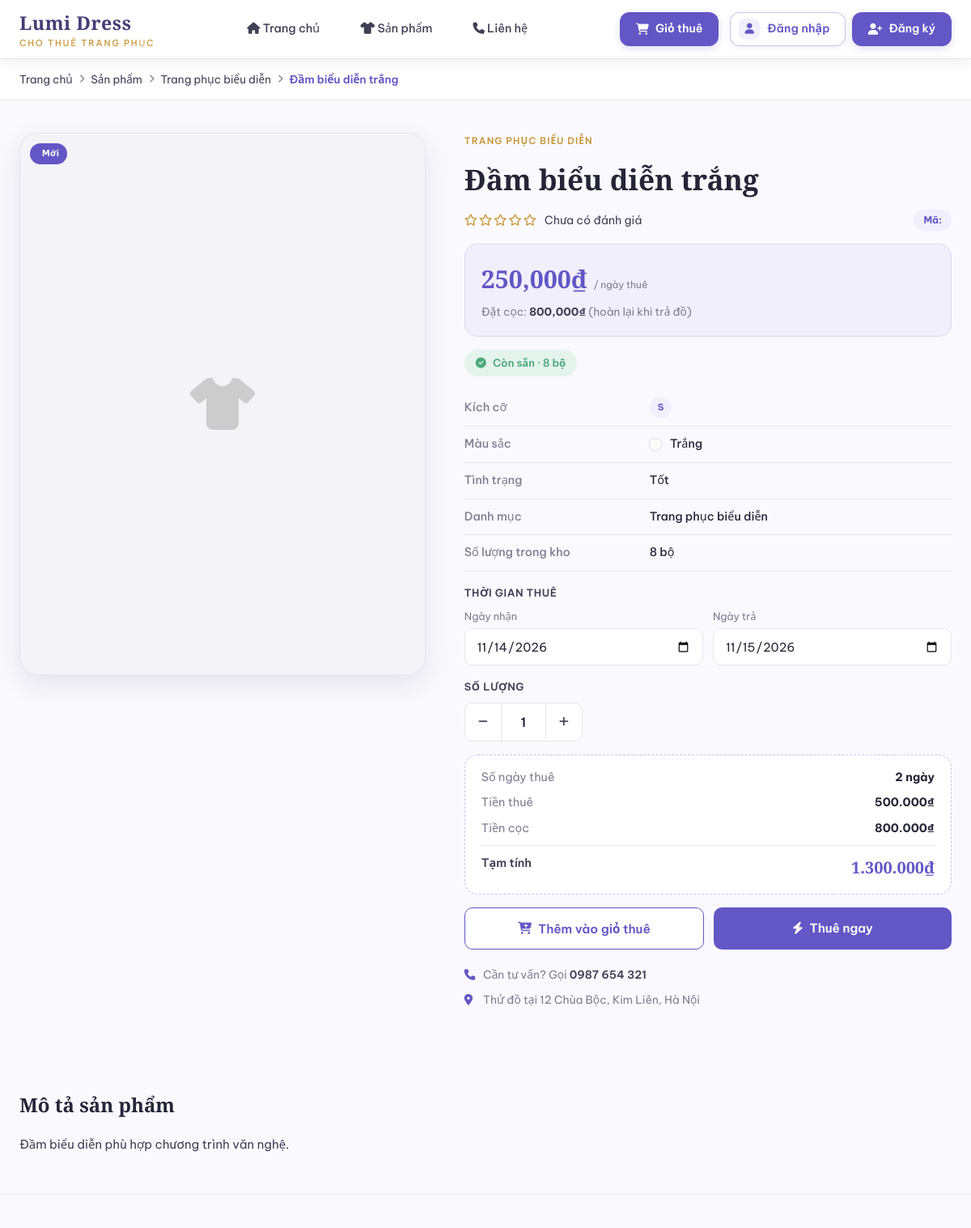
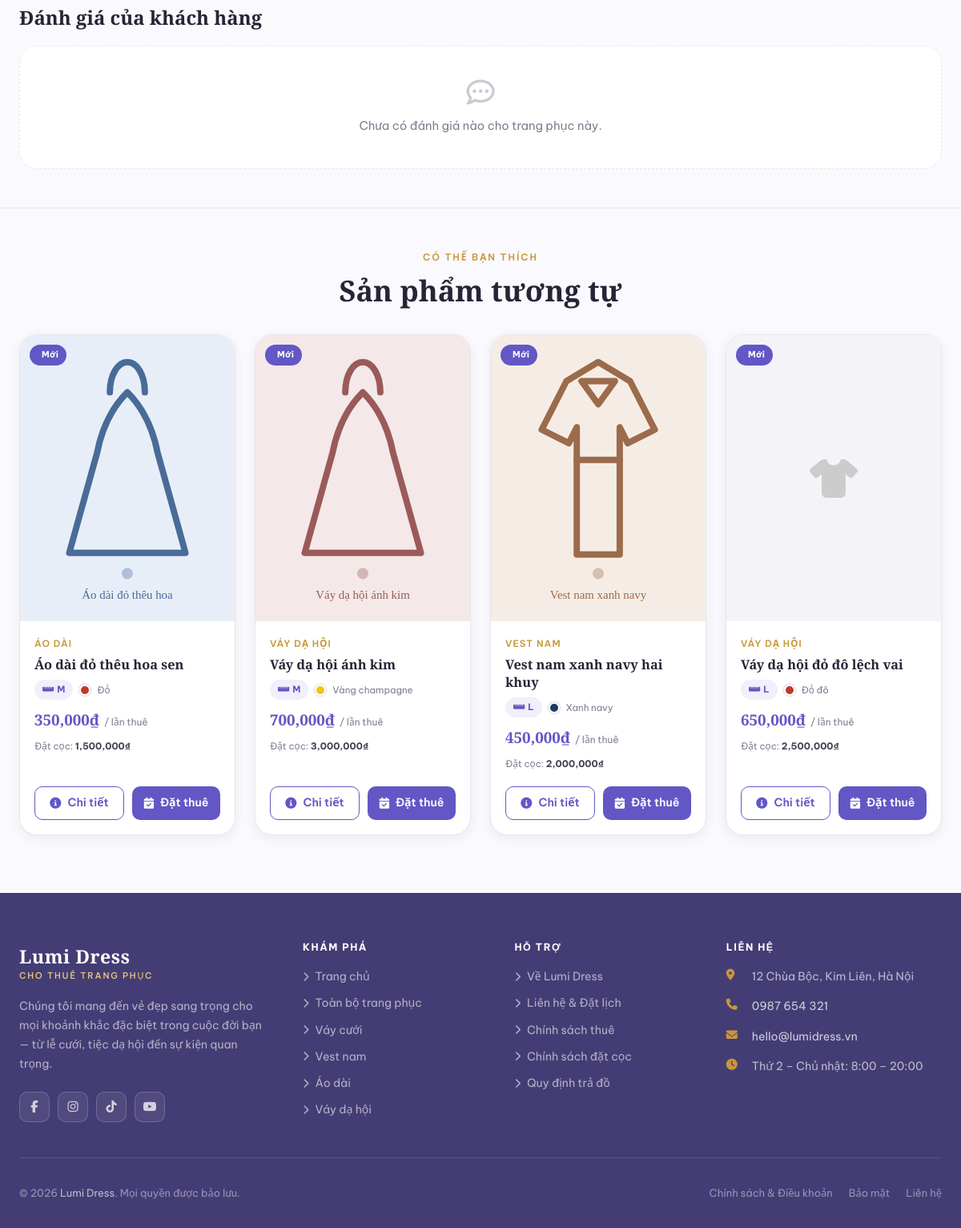
The page /client/product.php?id=11 on the database its author committed (2 pictures, top to bottom).
### tables this page shows
CREATE TABLE `costumes` (
  `id` int(11) NOT NULL,
  `name` varchar(255) NOT NULL,
  `category_id` int(11) DEFAULT NULL,
  `size` varchar(50) DEFAULT NULL,
  `color` varchar(50) DEFAULT NULL,
  `rental_price` decimal(10,2) NOT NULL DEFAULT 0.00,
  `deposit` decimal(10,2) NOT NULL DEFAULT 0.00,
  `quantity` int(11) NOT NULL DEFAULT 1,
  `status` varchar(50) NOT NULL,
  `condition_note` varchar(500) DEFAULT NULL,
  `description` varchar(500) DEFAULT NULL,
  `image` varchar(255) DEFAULT NULL,
  `created_at` datetime NOT NULL DEFAULT current_timestamp(),
  `updated_at` datetime NOT NULL DEFAULT current_timestamp()
);

CREATE TABLE `categories` (
  `id` int(11) NOT NULL,
  `name` varchar(100) NOT NULL,
  `description` varchar(500) DEFAULT NULL,
  `created_at` datetime NOT NULL DEFAULT current_timestamp(),
  `updated_at` datetime NOT NULL DEFAULT current_timestamp()
);

### config.php (called while the page is built, shortened)
<?php
function format_price($value):string{return number_format((float)$value,0,'.',',');}
?>

### client/product.php (the view, shortened to what this page needs)
<?php
require_once '../config.php';
if (!function_exists('color_to_hex')) {
  function color_to_hex(string $name): string {
    $map = ['trắng'=>'#fff9f5','trắng kem'=>'#fdf8ef','đen'=>'#2a2a2a','đỏ'=>'#c0392b','xanh navy'=>'#1e3a5f','xanh'=>'#2980b9','vàng'=>'#f1c40f','hồng'=>'#e91e8c','tím'=>'#8e44ad','xám'=>'#7f8c8d','nâu'=>'#7d4e30','kem'=>'#f5deb3','bạc'=>'#bdc3c7'];
    $key = mb_strtolower(trim($name));
    foreach ($map as $k => $v) { if (str_contains($key, $k)) return $v; }
    return '#c5c5d2';
  }
}
$id      = (int)($_GET['id'] ?? 0);
$product = null;
if ($id > 0) {
  $stmt = $conn->prepare(
    "SELECT c.*, cat.name AS cat_name
     FROM costumes c
     LEFT JOIN categories cat ON cat.id = c.category_id
     WHERE c.id = ? AND c.status <> 'retired'
     LIMIT 1"
  );
  $stmt->bind_param('i', $id);
  $stmt->execute();
  $product = $stmt->get_result()->fetch_assoc();
}
  ?>
  <?php
$stock       = (int)$product['quantity'];
$isAvailable = ($product['status'] === 'available' && $stock > 0);
if ($product['status'] === 'maintenance') { $statusText = 'Đang bảo trì';                $statusClass = 'warn'; }
elseif ($stock <= 0)                      { $statusText = 'Tạm hết';                     $statusClass = 'out';  }
else                                      { $statusText = 'Còn sẵn · ' . $stock . ' bộ'; $statusClass = 'ok';   }
$imgSrc = ($product['image'] && file_exists('../uploads/' . $product['image']))
          ? '../uploads/' . rawurlencode($product['image']) : null;
$isNew  = strtotime($product['created_at']) > strtotime('-30 days');
$desc = $product['description']
        ? strip_tags($product['description'], '<p><br><strong><em><ul><li>') : '';
$catId = (int)($product['category_id'] ?? 0);
$st = $conn->prepare(
  "SELECT c.*, cat.name AS cat_name
   FROM costumes c
   LEFT JOIN categories cat ON cat.id = c.category_id
   WHERE c.status = 'available' AND c.id <> ?
   ORDER BY (c.category_id = ?) DESC, RAND()
   LIMIT 4"
);
$st->bind_param('ii', $id, $catId);
$st->execute();
$similar = $st->get_result()->fetch_all(MYSQLI_ASSOC);
include 'header.php';
?>
<link rel="stylesheet" href="../assets/css/product-detail.css">
<div class="pd-breadcrumb">
  <div class="container">
    <nav aria-label="Breadcrumb">
      <a href="index.php">Trang chủ</a>
      <i class="fas fa-chevron-right" aria-hidden="true"></i>
      <a href="products.php">Sản phẩm</a>
      <?php if (!empty($product['cat_name'])): ?>
      <i class="fas fa-chevron-right" aria-hidden="true"></i>
      <a href="products.php?cat=<?= $catId ?>"><?= htmlspecialchars($product['cat_name']) ?></a>
      <?php endif; ?>
      <i class="fas fa-chevron-right" aria-hidden="true"></i>
      <span><?= htmlspecialchars($product['name']) ?></span>
    </nav>
  </div>
</div>
<section class="section pd-section-main">
  <div class="container">
    <div class="pd-wrap">
      <div class="pd-gallery">
        <div class="pd-main-img">
          <?php if ($imgSrc): ?>
            <img src="<?= $imgSrc ?>" alt="<?= htmlspecialchars($product['name']) ?>">
          <?php else: ?>
            <div class="pd-img-placeholder" aria-hidden="true"><i class="fas fa-shirt"></i></div>
          <?php endif; ?>
          <div class="product-badges">
            <?php if ($isNew): ?><span class="product-badge badge-new"><i class="fas fa-sparkles"></i> Mới</span><?php endif; ?>
          </div>
        </div>
      </div>
      <div class="pd-info">
        <div class="product-category"><?= htmlspecialchars($product['cat_name'] ?? '—') ?></div>
        <h1 class="pd-title"><?= htmlspecialchars($product['name']) ?></h1>
        <div class="pd-rating-line">
          <span class="pd-stars"><i class="far fa-star"></i><i class="far fa-star"></i><i class="far fa-star"></i><i class="far fa-star"></i><i class="far fa-star"></i></span>
          <a href="#reviews">Chưa có đánh giá</a>
          <span class="pd-code">Mã: <?= htmlspecialchars($product['code']) ?></span>
        </div>
        <div class="pd-price-box">
          <div class="pd-price">
            <span class="price-amount"><?= format_price($product['rental_price']) ?>₫</span>
            <span class="price-unit">/ ngày thuê</span>
          </div>
          <div class="price-deposit">Đặt cọc: <strong><?= format_price($product['deposit']) ?>₫</strong> (hoàn lại khi trả đồ)</div>
        </div>
        <span class="pd-status pd-status-<?= $statusClass ?>">
          <i class="fas <?= $statusClass === 'ok' ? 'fa-circle-check' : 'fa-circle-exclamation' ?>"></i>
          <?= htmlspecialchars($statusText) ?>
        </span>
        <table class="pd-table">
          <tr><th>Kích cỡ</th><td><span class="product-size"><?= htmlspecialchars($product['size']) ?></span></td></tr>
          <?php if (!empty($product['color'])): ?>
          <tr><th>Màu sắc</th>
              <td><span class="product-color-dot" style="background:<?= htmlspecialchars(color_to_hex($product['color'])) ?>;"></span>
                  <?= htmlspecialchars($product['color']) ?></td></tr>
          <?php endif; ?>
          <?php if (!empty($product['condition_note'])): ?>
          <tr><th>Tình trạng</th><td><?= htmlspecialchars($product['condition_note']) ?></td></tr>
          <?php endif; ?>
          <tr><th>Danh mục</th><td><?= htmlspecialchars($product['cat_name'] ?? '—') ?></td></tr>
          <tr><th>Số lượng trong kho</th><td><?= $stock ?> bộ</td></tr>
        </table>
        <div class="pd-block">
          <div class="pd-label">Thời gian thuê</div>
          <div class="pd-dates">
            <label class="pd-field">
              <span>Ngày nhận</span>
              <input type="date" id="pdReceive" min="<?= date('Y-m-d') ?>" <?= $isAvailable ? '' : 'disabled' ?>>
            </label>
            <label class="pd-field">
              <span>Ngày trả</span>
              <input type="date" id="pdReturn" min="<?= date('Y-m-d') ?>" <?= $isAvailable ? '' : 'disabled' ?>>
            </label>
          </div>
        </div>
        <div class="pd-block">
          <div class="pd-label">Số lượng</div>
          <div class="qty-box" role="group" aria-label="Số lượng">
            <button type="button" id="pdMinus" aria-label="Giảm" <?= $isAvailable ? '' : 'disabled' ?>><i class="fas fa-minus"></i></button>
            <input type="number" id="pdQty" value="1" min="1" max="<?= max(1, $stock) ?>" inputmode="numeric" aria-label="Số lượng" <?= $isAvailable ? '' : 'disabled' ?>>
            <button type="button" id="pdPlus" aria-label="Tăng" <?= $isAvailable ? '' : 'disabled' ?>><i class="fas fa-plus"></i></button>
          </div>
        </div>
        <div class="pd-summary" aria-live="polite">
          <div><span>Số ngày thuê</span><strong id="pdDays">—</strong></div>
          <div><span>Tiền thuê</span><strong id="pdRentTotal">—</strong></div>
          <div><span>Tiền cọc</span><strong id="pdDepositTotal">—</strong></div>
          <div class="pd-summary-total"><span>Tạm tính</span><strong id="pdGrand">—</strong></div>
        </div>
        <div class="pd-actions">
          <button type="button" class="btn-enquire" id="pdAdd" <?= $isAvailable ? '' : 'disabled' ?>>
            <i class="fas fa-cart-plus"></i> Thêm vào giỏ thuê
          </button>
          <button type="button" class="btn-rent-now" id="pdBuy" <?= $isAvailable ? '' : 'disabled' ?>>
            <i class="fas fa-bolt"></i> Thuê ngay
          </button>
        </div>
        <ul class="pd-notes">
          <li><i class="fas fa-phone"></i> Cần tư vấn? Gọi <a href="tel:0987654321">0987 654 321</a></li>
          <li><i class="fas fa-location-dot"></i> Thử đồ tại 12 Chùa Bộc, Kim Liên, Hà Nội</li>
        </ul>
      </div>
    </div>
  </div>
</section>
<section class="section-sm pd-desc-section">
  <div class="container">
    <h2 class="pd-h2">Mô tả sản phẩm</h2>
    <div class="pd-desc">
      <?= $desc !== '' ? $desc : '<p class="text-muted">Chưa có mô tả cho sản phẩm này.</p>' ?>
    </div>
  </div>
</section>
<section class="section-sm" id="reviews">
  <div class="container">
    <h2 class="pd-h2">Đánh giá của khách hàng</h2>
    <div class="rv-empty">
      <i class="far fa-comment-dots" aria-hidden="true"></i>
      <p>Chưa có đánh giá nào cho trang phục này.</p>
    </div>
  </div>
</section>
<?php if (!empty($similar)): ?>
<section class="section" style="padding-top:48px;">
  <div class="container">
    <div class="section-head" style="margin-bottom:32px;">
      <span class="section-eyebrow">Có thể bạn thích</span>
      <h2 class="section-title">Sản phẩm tương tự</h2>
    </div>
    <div class="product-grid">
      <?php foreach ($similar as $item):
        $sImg = ($item['image'] && file_exists('../uploads/' . $item['image']))
                ? '../uploads/' . htmlspecialchars($item['image']) : null;
        $sNew = strtotime($item['created_at']) > strtotime('-30 days');
      ?>
      <article class="product-card">
        <a class="product-img-wrap" href="product.php?id=<?= (int)$item['id'] ?>" aria-label="<?= htmlspecialchars($item['name']) ?>">
          <?php if ($sImg): ?>
            <img src="<?= $sImg ?>" alt="<?= htmlspecialchars($item['name']) ?>" loading="lazy">
          <?php else: ?>
            <div style="width:100%;height:100%;display:grid;place-items:center;background:#f4f3f8;color:#ccc;font-size:3rem;" aria-hidden="true"><i class="fas fa-shirt"></i></div>
          <?php endif; ?>
          <div class="product-badges">
            <?php if ($sNew): ?><span class="product-badge badge-new"><i class="fas fa-sparkles"></i> Mới</span><?php endif; ?>
          </div>
        </a>
        <div class="product-body">
          <div class="product-category"><?= htmlspecialchars($item['cat_name'] ?? '—') ?></div>
          <h3 class="product-name"><?= htmlspecialchars($item['name']) ?></h3>
          <div class="product-meta">
            <span class="product-size"><i class="fas fa-ruler-horizontal" style="margin-right:4px;"></i><?= htmlspecialchars($item['size']) ?></span>
            <?php if (!empty($item['color'])): ?>
            <span class="product-color-dot" style="background:<?= htmlspecialchars(color_to_hex($item['color'])) ?>;" title="Màu: <?= htmlspecialchars($item['color']) ?>"></span>
            <small style="font-size:.73rem;color:var(--muted);"><?= htmlspecialchars($item['color']) ?></small>
            <?php endif; ?>
          </div>
          <div class="product-price">
            <span class="price-amount"><?= format_price($item['rental_price']) ?>₫</span>
            <span class="price-unit">/ lần thuê</span>
          </div>
          <div class="price-deposit">Đặt cọc: <strong><?= format_price($item['deposit']) ?>₫</strong></div>
        </div>
        <div class="product-footer">
          <a href="product.php?id=<?= (int)$item['id'] ?>" class="btn-enquire"><i class="fas fa-circle-info"></i> Chi tiết</a>
          <a href="contact.php?costume=<?= (int)$item['id'] ?>" class="btn-rent-now"><i class="fas fa-calendar-check"></i> Đặt thuê</a>
        </div>
      </article>
      <?php endforeach; ?>
    </div>
  </div>
</section>
<?php endif; ?>
<?php include 'footer.php'; ?>

### rows shown on the page
costumes: category.name "Trang phục biểu diễn", name "Đầm biểu diễn trắng", category.name "TRANG PHỤC BIỂU DIỄN", rental_price "250,000", deposit "800,000", quantity "Còn sẵn · 8 bộ", size "S", color "Trắng", condition_note "Tốt", quantity "8", status+quantity "11/14/2026", status+quantity "11/15/2026", status+quantity "1", description "Đầm biểu diễn phù hợp chương trình văn nghệ."
costumes: image (picture), shows "Mới", category.name "ÁO DÀI", name "Áo dài đỏ thêu hoa sen", size "M", color "Đỏ", rental_price "350,000", deposit "1,500,000"
costumes: image (picture), shows "Mới", category.name "VÁY DẠ HỘI", name "Váy dạ hội ánh kim", size "M", color "Vàng champagne", rental_price "700,000", deposit "3,000,000"
costumes: image (picture), shows "Mới", category.name "VEST NAM", name "Vest nam xanh navy hai khuy", size "L", color "Xanh navy", rental_price "450,000", deposit "2,000,000"
costumes: shows "Mới", category.name "VÁY DẠ HỘI", name "Váy dạ hội đỏ đô lệch vai", size "L", color "Đỏ đô", rental_price "650,000", deposit "2,500,000"
